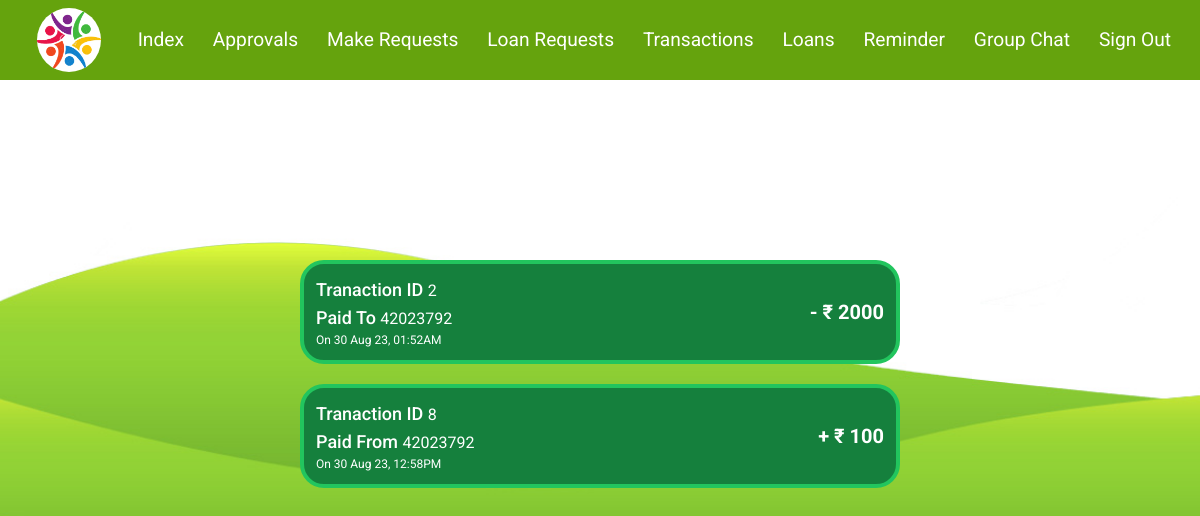
Page /transactions/ (signed in) on the committed database.
### dbsetup.py (models this page shows, shortened)
class Fin_trans(Base):
    __tablename__='fin_trans'
    id=Column(Integer, primary_key=True, autoincrement=True)
    user_acc=Column(Integer, ForeignKey('account.id'))
    created_on=Column(DateTime)
    transaction_amount=Column(Integer)
    transaction_from=Column(Integer,ForeignKey('account.id'))
    transaction_to=Column(Integer,ForeignKey('account.id'))
    user = relationship("Account",foreign_keys=[user_acc],backref="fin_user_id")
    trans_from = relationship("Account",foreign_keys=[transaction_from],backref="from")
    trans_to = relationship("Account",foreign_keys=[transaction_to],backref="to")

### app.py (the view)
@app.route('/transactions/')
def transactions():
    if 'user' in session:
        acc = ''.join([str(*i) for i in (dbsession.query(Account.account_no).filter(Account.user_id == session['id']).all())])
        transaction = dbsession.query(Fin_trans).filter(or_(Fin_trans.transaction_from==acc , Fin_trans.transaction_to==acc )).order_by(Fin_trans.created_on)
        return render_template( 'transaction.html', transaction = transaction, now=datetime.now() )
    return redirect(url_for('about'))

### templates/transaction.html (shortened to what this page needs)
{% extends "layout.html" %}
{% block content %}
<div class=" w-full relative top-[20vh] flex justify-center">
    <div class="">
        {% if transaction[0] %}
            {% for fin in transaction %}
            <div class="max-md:w-[80vw] text-white my-5 flex justify-between items-center border-4 border-green-500 bg-green-700 w-[50vw] rounded-3xl p-3">
                <div>
                    <p><span class="font-medium text-lg w-full">Tranaction ID </span>{{ fin.id }}</p>
                    {% if fin.user_acc == session['id'] %}
                    <p><span class="font-medium text-lg w-full">Paid To </span>{{ fin.transaction_to }}</p>
                    {% else %}
                    <p><span class="font-medium text-lg w-full">Paid From </span>{{ fin.transaction_from }}</p>
                    {% endif %}
                    <p class="text-xs">On {{ fin.created_on.strftime('%d %b %y, %I:%M%p') }} </p>
                </div>
                <p class="font-bold text-xl">{{ '- ' if fin.user_acc == session['id'] else '+ ' }} ₹ {{ fin.transaction_amount }}</p>
            </div>
            {% endfor %}
            {% else %}
        </div>
        <div class="w-3/5 rounded-2xl p-2 border-2 shadow-lg bg-white text-center mt-20">No new Transactions yet </div>
    {% endif %}
</div>
{% endblock %}

### static/css/style.css (style rules this page uses)
* { margin: 0; padding: 0; box-sizing: border-box; font-family: 'Roboto', sans-serif; }
:root { --main-bg-color:black; }
body { color: var(--main-bg-color); }

### rows in the picture
Fin_trans: id "2", transaction_to "42023792", created_on "30 Aug 23, 01:52AM", user_acc "-", transaction_amount "2000"
Fin_trans: id "8", transaction_from "42023792", created_on "30 Aug 23, 12:58PM", user_acc "+", transaction_amount "100"
